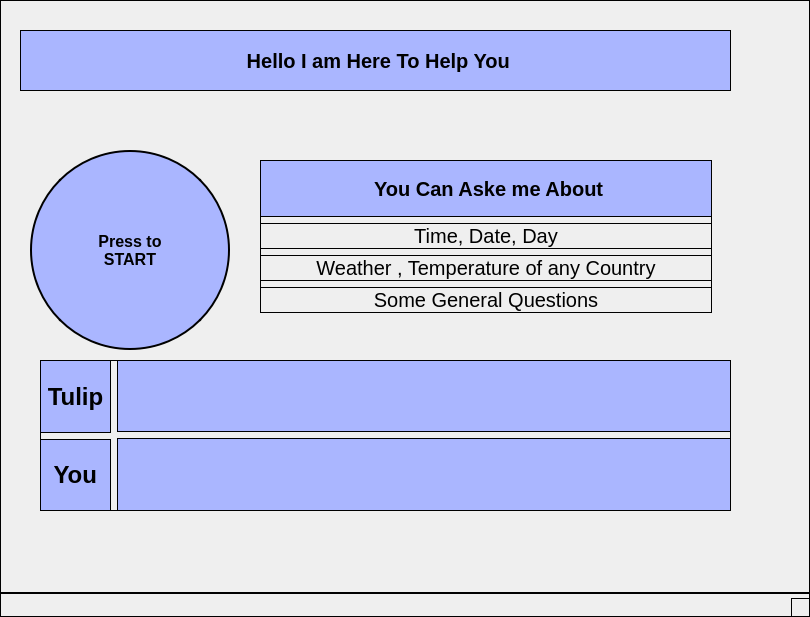
<?xml version="1.0" encoding="UTF-8"?>
<ui version="4.0">
 <class>MainWindow</class>
 <widget class="QMainWindow" name="MainWindow">
  <property name="geometry">
   <rect>
    <x>0</x>
    <y>0</y>
    <width>810</width>
    <height>617</height>
   </rect>
  </property>
  <property name="font">
   <font>
    <pointsize>14</pointsize>
    <weight>75</weight>
    <bold>true</bold>
   </font>
  </property>
  <property name="windowTitle">
   <string>MainWindow</string>
  </property>
  <property name="styleSheet">
   <string notr="true">border : 1px solid black;
background: QLinearGradient( x1: 0, y1: 0,
                             x2: 1, y2: 0, 
                          stop: 0 #8688ff, 
                          stop: 1 #ffffff );
</string>
  </property>
  <widget class="QWidget" name="centralwidget">
   <widget class="QPushButton" name="pushButton">
    <property name="geometry">
     <rect>
      <x>30</x>
      <y>150</y>
      <width>200</width>
      <height>200</height>
     </rect>
    </property>
    <property name="font">
     <font>
      <pointsize>12</pointsize>
      <weight>75</weight>
      <bold>true</bold>
     </font>
    </property>
    <property name="autoFillBackground">
     <bool>false</bool>
    </property>
    <property name="styleSheet">
     <string notr="true">background-color: rgb(170, 182, 255);

border-radius : 100;
border : 2px solid black</string>
    </property>
    <property name="text">
     <string>Press to
START</string>
    </property>
    <property name="icon">
     <iconset>
      <normaloff>clipart1184192.png</normaloff>clipart1184192.png</iconset>
    </property>
    <property name="iconSize">
     <size>
      <width>96</width>
      <height>116</height>
     </size>
    </property>
   </widget>
   <widget class="QLabel" name="label_2">
    <property name="geometry">
     <rect>
      <x>20</x>
      <y>30</y>
      <width>711</width>
      <height>61</height>
     </rect>
    </property>
    <property name="font">
     <font>
      <pointsize>15</pointsize>
      <weight>75</weight>
      <bold>true</bold>
     </font>
    </property>
    <property name="autoFillBackground">
     <bool>false</bool>
    </property>
    <property name="styleSheet">
     <string notr="true">
background-color: rgb(170, 182, 255);</string>
    </property>
    <property name="lineWidth">
     <number>0</number>
    </property>
    <property name="text">
     <string> Hello I am Here To Help You</string>
    </property>
    <property name="alignment">
     <set>Qt::AlignCenter</set>
    </property>
   </widget>
   <widget class="QWidget" name="">
    <property name="geometry">
     <rect>
      <x>260</x>
      <y>160</y>
      <width>452</width>
      <height>153</height>
     </rect>
    </property>
    <layout class="QVBoxLayout" name="verticalLayout_2">
     <item>
      <widget class="QLabel" name="label_6">
       <property name="font">
        <font>
         <pointsize>15</pointsize>
         <weight>75</weight>
         <bold>true</bold>
        </font>
       </property>
       <property name="styleSheet">
        <string notr="true">background-color: rgb(170, 182, 255);</string>
       </property>
       <property name="text">
        <string> You Can Aske me About</string>
       </property>
       <property name="alignment">
        <set>Qt::AlignCenter</set>
       </property>
      </widget>
     </item>
     <item>
      <layout class="QVBoxLayout" name="verticalLayout">
       <item>
        <widget class="QLabel" name="label_3">
         <property name="font">
          <font>
           <pointsize>15</pointsize>
          </font>
         </property>
         <property name="styleSheet">
          <string notr="true"/>
         </property>
         <property name="text">
          <string>Time, Date, Day</string>
         </property>
         <property name="alignment">
          <set>Qt::AlignCenter</set>
         </property>
         <property name="wordWrap">
          <bool>false</bool>
         </property>
        </widget>
       </item>
       <item>
        <widget class="QLabel" name="label_4">
         <property name="font">
          <font>
           <pointsize>15</pointsize>
          </font>
         </property>
         <property name="styleSheet">
          <string notr="true"/>
         </property>
         <property name="text">
          <string> Weather , Temperature of any Country </string>
         </property>
         <property name="alignment">
          <set>Qt::AlignCenter</set>
         </property>
         <property name="wordWrap">
          <bool>false</bool>
         </property>
        </widget>
       </item>
       <item>
        <widget class="QLabel" name="label_5">
         <property name="font">
          <font>
           <pointsize>15</pointsize>
          </font>
         </property>
         <property name="styleSheet">
          <string notr="true"/>
         </property>
         <property name="text">
          <string>Some General Questions</string>
         </property>
         <property name="alignment">
          <set>Qt::AlignCenter</set>
         </property>
         <property name="wordWrap">
          <bool>false</bool>
         </property>
        </widget>
       </item>
      </layout>
     </item>
    </layout>
   </widget>
   <widget class="QWidget" name="">
    <property name="geometry">
     <rect>
      <x>40</x>
      <y>360</y>
      <width>691</width>
      <height>151</height>
     </rect>
    </property>
    <layout class="QHBoxLayout" name="horizontalLayout">
     <item>
      <layout class="QVBoxLayout" name="verticalLayout_3">
       <item>
        <widget class="QLabel" name="label">
         <property name="font">
          <font>
           <pointsize>18</pointsize>
           <weight>75</weight>
           <bold>true</bold>
          </font>
         </property>
         <property name="styleSheet">
          <string notr="true">background-color: rgb(170, 182, 255);</string>
         </property>
         <property name="text">
          <string> Tulip </string>
         </property>
         <property name="alignment">
          <set>Qt::AlignCenter</set>
         </property>
         <property name="wordWrap">
          <bool>false</bool>
         </property>
        </widget>
       </item>
       <item>
        <widget class="QLabel" name="label_7">
         <property name="font">
          <font>
           <pointsize>18</pointsize>
           <weight>75</weight>
           <bold>true</bold>
          </font>
         </property>
         <property name="styleSheet">
          <string notr="true">background-color: rgb(170, 182, 255);</string>
         </property>
         <property name="text">
          <string> You </string>
         </property>
         <property name="alignment">
          <set>Qt::AlignCenter</set>
         </property>
         <property name="wordWrap">
          <bool>false</bool>
         </property>
        </widget>
       </item>
      </layout>
     </item>
     <item>
      <layout class="QVBoxLayout" name="verticalLayout_4">
       <item>
        <widget class="QTextEdit" name="textEdit_tulip">
         <property name="styleSheet">
          <string notr="true">background-color: rgb(170, 182, 255);</string>
         </property>
        </widget>
       </item>
       <item>
        <widget class="QTextEdit" name="textEdit_you">
         <property name="styleSheet">
          <string notr="true">background-color: rgb(170, 182, 255);</string>
         </property>
        </widget>
       </item>
      </layout>
     </item>
    </layout>
   </widget>
   <zorder>pushButton</zorder>
   <zorder>label</zorder>
   <zorder>textEdit_tulip</zorder>
   <zorder>label_2</zorder>
   <zorder>textEdit_tulip</zorder>
   <zorder>label_3</zorder>
   <zorder>label_4</zorder>
   <zorder>label_5</zorder>
   <zorder>label_6</zorder>
   <zorder>layoutWidget</zorder>
  </widget>
  <widget class="QStatusBar" name="statusbar"/>
 </widget>
 <resources/>
 <connections/>
</ui>
